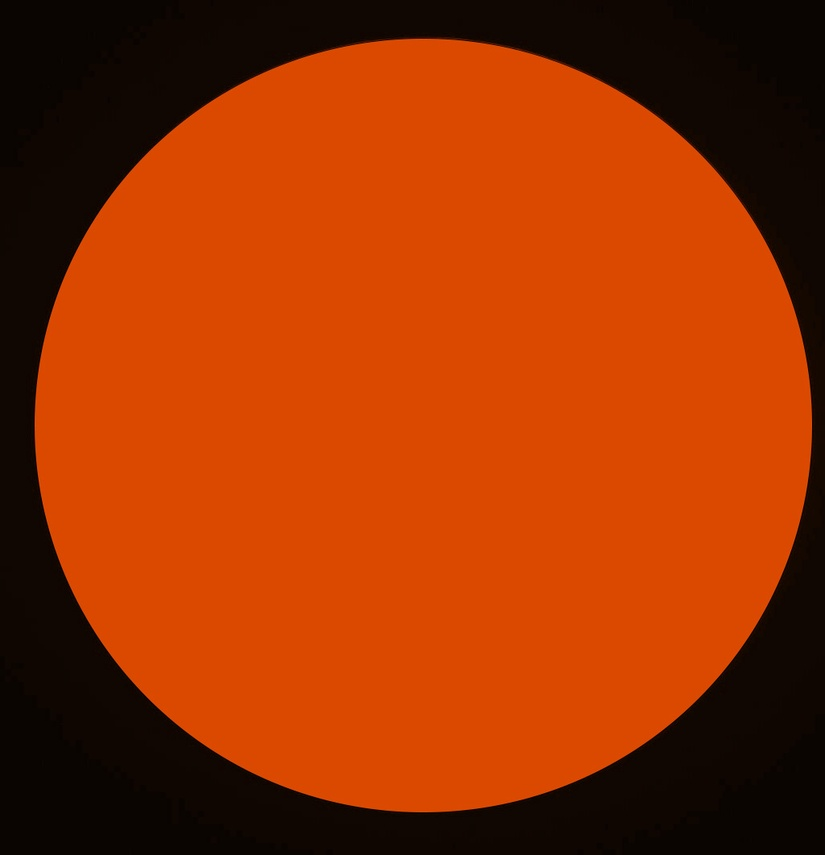
#> input picture src/circle.jpg, 825 x 855 px, shrunk from 1026 x 1063 before the run
$ jupyter execute Lesson4.ipynb
#> lines starting #> are read from the running program, lines starting #| are printed output that depends on the picture; after the words box and inside, x2 and y2 are one past the last pixel; in counts of white or black regions, pixels touching at a corner belong together
# کتابخانه‌ها
کتابخانه OpenCV برای پردازش تصویر

[cell 1]
import cv2 as cv

# خواندن تصاویر ورودی
خواندن دو تصویر circle و lightning از پوشه src

[cell 2]
# Load input images
circle_image = cv.imread('../src/circle.jpg')
#> circle_image is the input picture: shape (855, 825, 3); mean B, G, R 0.6, 51, 151.5
lightning_image = cv.imread('../src/lightning.jpg')
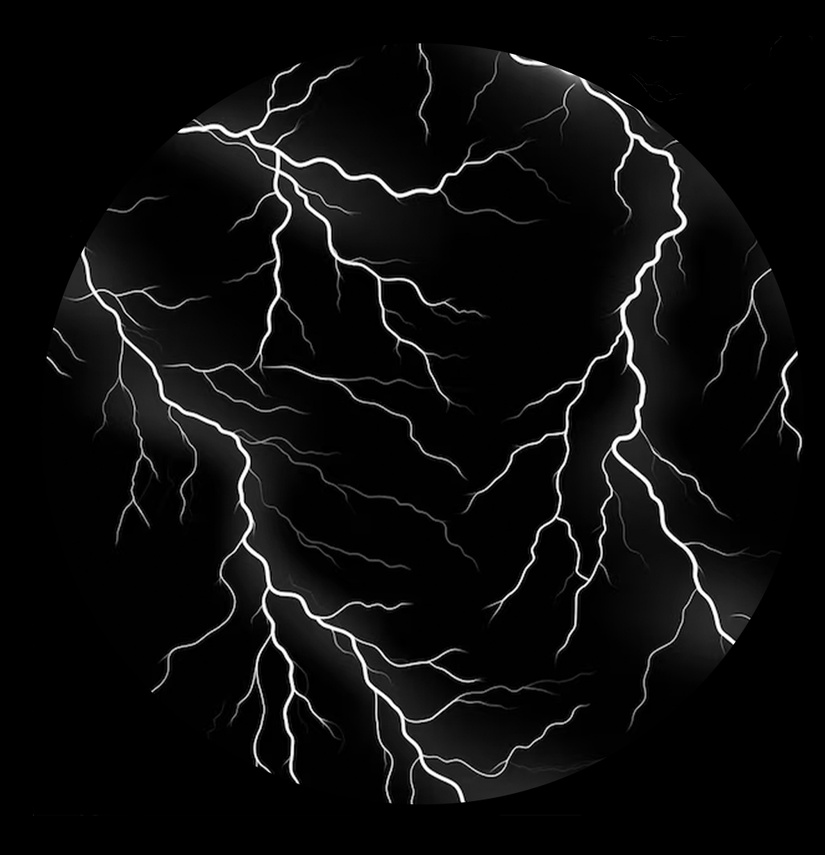
#> input picture src/lightning.jpg, 825 x 855 px, shrunk from 1026 x 1063 before the run
#> lightning_image is the input picture: shape (855, 825, 3); min 0, max 255, mean 12.3

# ترکیب ساده تصاویر با عملگر جمع
جمع پیکسل به پیکسل دو تصویر - این روش ممکن است باعث سرریز شود

[cell 3]
# Basic pixel-wise addition (may cause overflow)
basic_addition = circle_image + lightning_image
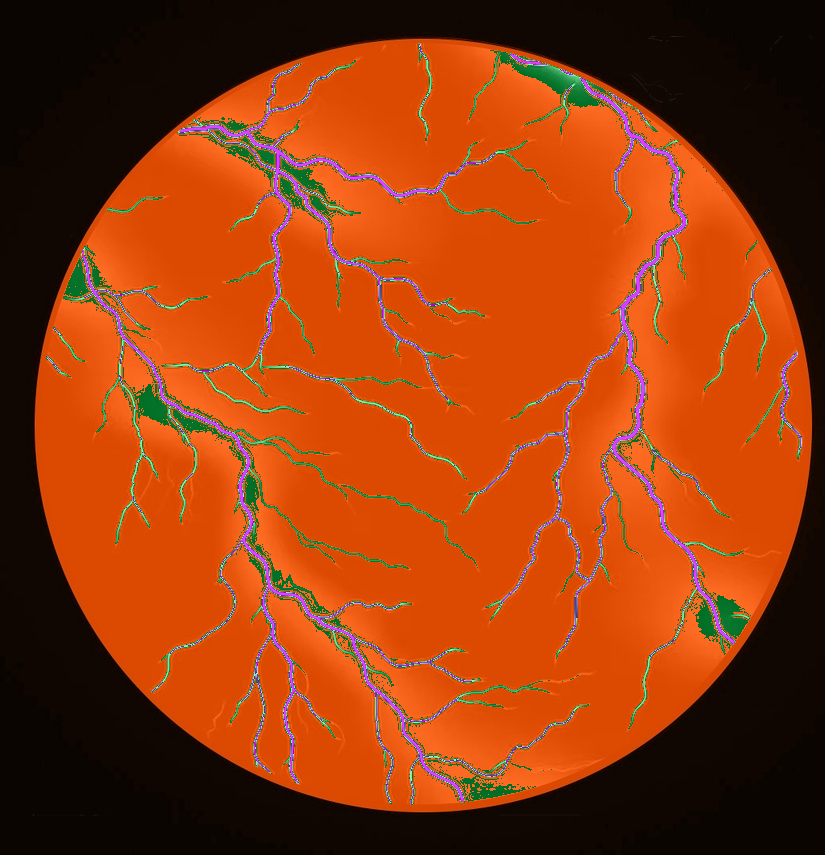
#> basic_addition: shape (855, 825, 3); mean B, G, R 12.9, 58.8, 147.3

# ترکیب تصاویر با تابع add از OpenCV
استفاده از تابع add برای جمع کنترل شده تصاویر با روش اشباع

[cell 4]
# OpenCV's saturated addition
opencv_addition = cv.add(circle_image, lightning_image)
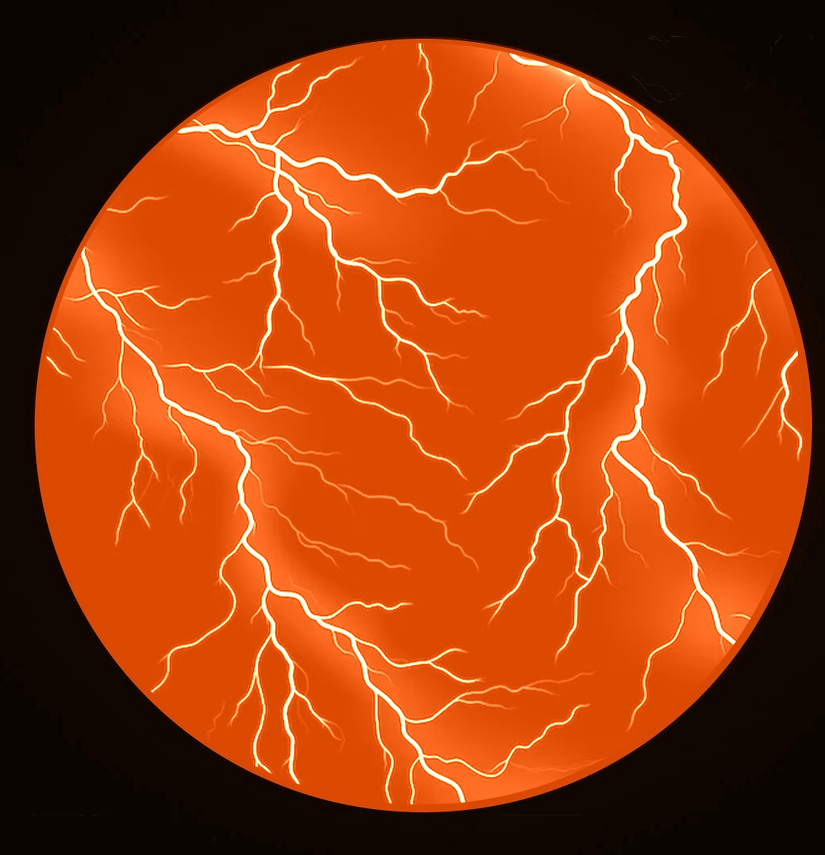
#> opencv_addition: shape (855, 825, 3); mean B, G, R 13, 62.4, 158.4

# ترکیب وزن‌دار تصاویر
ترکیب تصاویر با نسبت ۸۰٪ از تصویر اول و ۲۰٪ از تصویر دوم

[cell 5]
# Blend images with weights (80% first image, 20% second image)
weighted_blend = cv.addWeighted(circle_image, 0.8, lightning_image, 0.2, 0)  # gamma=0
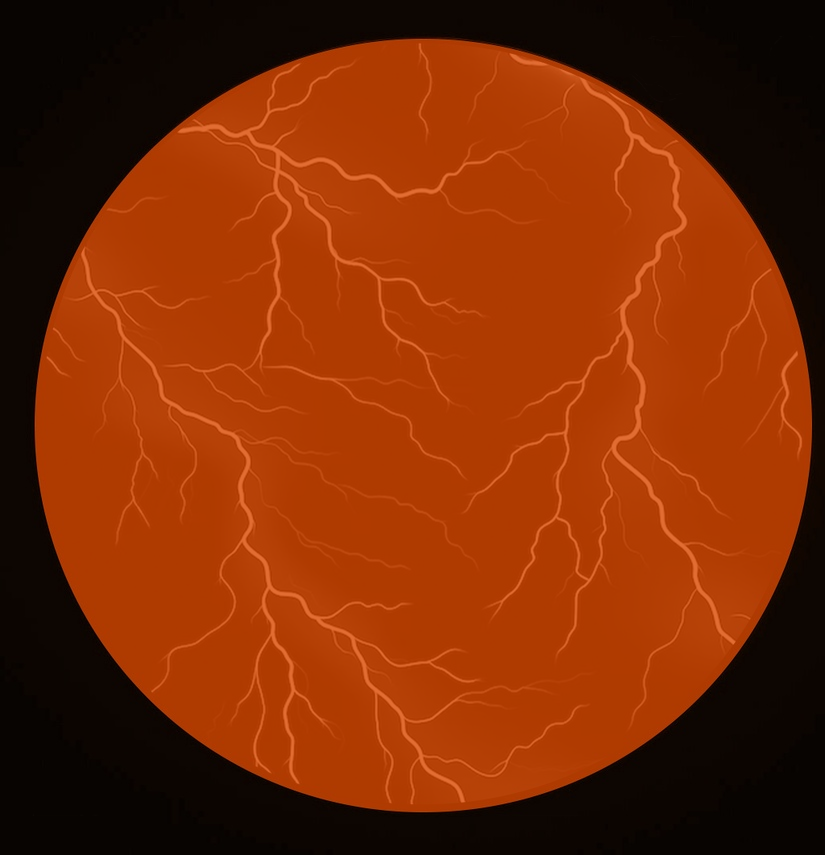
#> weighted_blend: shape (855, 825, 3); mean B, G, R 3, 43.4, 123.6

# ترکیب تصاویر با استفاده از ماسک
- تبدیل تصویر دوم به سیاه و سفید
- ساخت ماسک باینری و معکوس آن
- اعمال ماسک‌ها روی تصاویر
- ترکیب نهایی تصاویر ماسک شده

[cell 6]
gray_lightning = cv.cvtColor(lightning_image, cv.COLOR_BGR2GRAY) # Convert lightning image to grayscale for masking
_, binary_mask = cv.threshold(gray_lightning, 60, 250, cv.THRESH_BINARY) # Create binary mask (threshold=60, max_value=250)
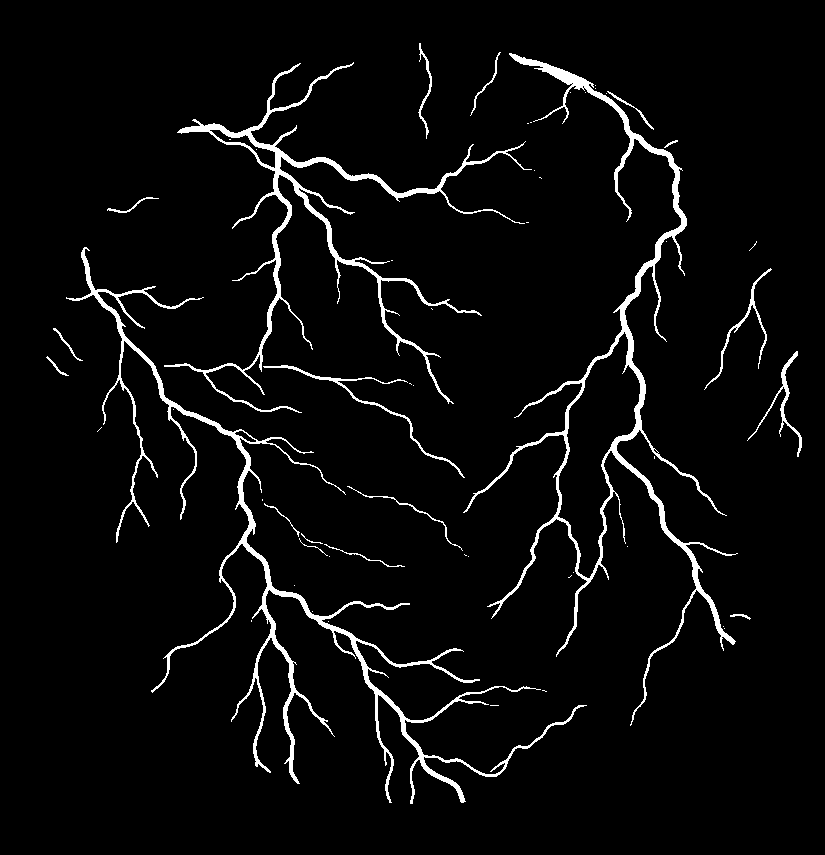
#> binary_mask: shape (855, 825); values 0 (black) and 250 (white), 4.2% white; 55 white regions (36 under 20 px), largest, box (x1, y1, x2, y2) and area: (66, 247, 587, 804) 10209, (463, 53, 738, 726) 8950, (164, 62, 532, 413) 6949
inverted_mask = cv.bitwise_not(binary_mask) # Create inverted mask for background
masked_circle = cv.bitwise_and(circle_image, circle_image, mask=inverted_mask)    # Apply masks to images (Background)
masked_lightning = cv.bitwise_and(lightning_image, lightning_image, mask=binary_mask)  # Apply masks to images (Foreground)
final_composite = cv.add(masked_circle, masked_lightning) # Combine masked images
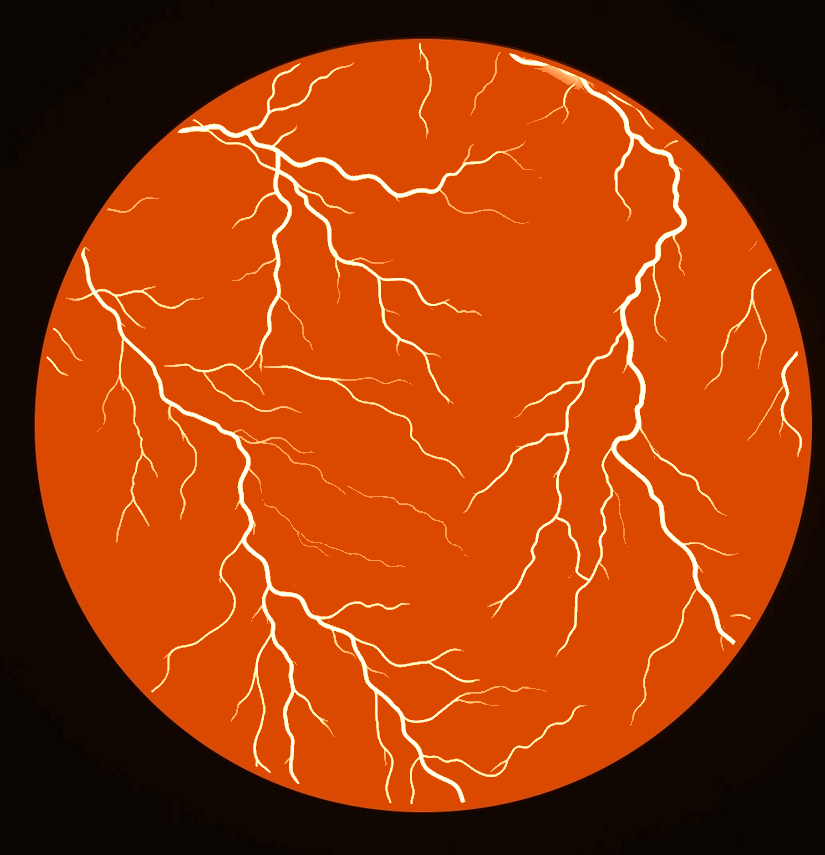
#> final_composite: shape (855, 825, 3); mean B, G, R 7.4, 56.9, 153
